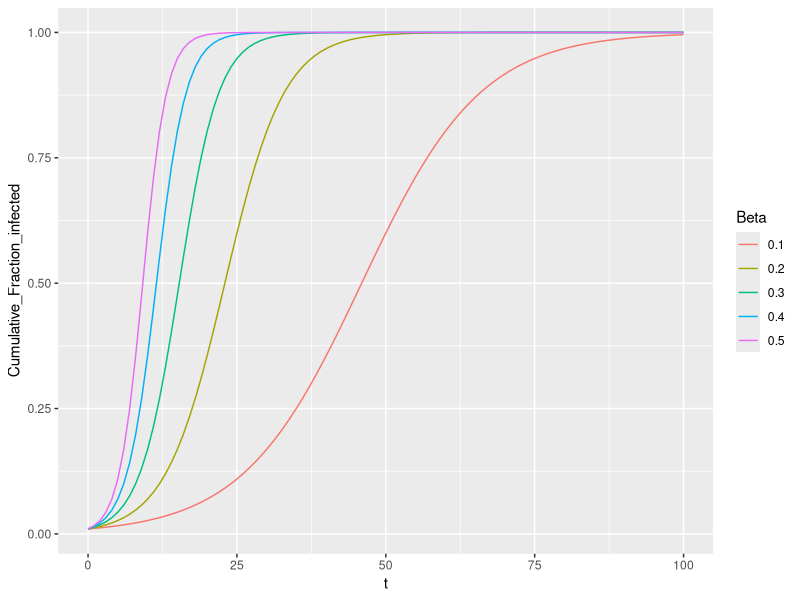

Here is the R script that generated this plot: (Note: this script raises an error after producing the figure.)
library(data.table)
library(tidyverse)
library(deSolve)

epi.curve <- expression(1/(1+ (exp(-beta*t)*(1-a0)/a0)))

# Cumulative_Fraction_infected

epi.curve.plot <- data.table(t=seq(from = 0, to = 100, by = 1))
a0 <- 0.01

for(i in 1:5){
  beta <- i/10
  epi.curve.plot[,paste(i/10) := eval(epi.curve)]
}

epi.curve.plot <- melt(epi.curve.plot,id.vars = c('t'))

names(epi.curve.plot) <- c('t','Beta','Cumulative_Fraction_infected')

ggplot(data = epi.curve.plot, aes(x=t,y=Cumulative_Fraction_infected, color = Beta))+
  geom_line() 


# Incident Fraction Infected

epi.curve.plot <- data.table(t=seq(from = 1, to = 100, by = 1))
a0 <- 0.01

for(i in 1:5){
  beta <- i/10
  a <- eval(epi.curve)
  b <- diff(a)
  epi.curve.plot[,paste(i/10) := b]
}

epi.curve.plot <- melt(epi.curve.plot,id.vars = c('t'))

names(epi.curve.plot) <- c('t','Beta','Incident_Fraction_Infected')

ggplot(data = epi.curve.plot, aes(x=t,y=Incident_Fraction_Infected, color = Beta))+
  geom_line() 



#######################################################

pars <- c("beta"=0.05,"nu"=0.075)
times <- seq(0,10,0.1)
y0 <- c(100,1,0)
sir <- function(t,y,p) {
  yd1 <- -p["beta"] * y[1]*y[2]
  yd2 <- p["beta"] * y[1]* y[2] - p["nu"]*y[2]
  yd3 <- p["nu"]*y[2]
  list(c(yd1,yd2,yd3),c(N=sum(y)))
}

sir.out <- lsoda(y0,times,sir,pars)


plot(sir.out[,1],sir.out[,2],type="l",col="blue",xlab="Time",
     ylab="Compartment Size")
lines(sir.out[,1],sir.out[,3],col="green")
lines(sir.out[,1],sir.out[,4],col="red")
legend(8,90,c("S","I","R"),col=c("blue","green","red"),lty=c(1,1,1))

sirOut <- as.data.table(sir.out)

sirOut %>%
  rename('S' = '1', 'I' = '2', 'R' = '3') %>%
  mutate(Cond_Epi = pars[1]*S*I - pars[2]*I)

pars[1]/pars[2]

#################################################################################

lambda.dyn <- function(t,y,p){
  yd1 <- p["mu"] - (p["mu"]+y[2])*y[1]
  yd2 <- (p["mu"] + p["nu"]) * y[2] * (p["R0"]*y[1] - 1)
  list(c(yd1,yd2))
}
pars <- c("R0"=5,"nu"=1.0,"mu"=0.014)
times <- seq(0,100,.1)
y0 <- c(.999,1e-4)
lambda.out <- lsoda(y0,times,lambda.dyn,pars)
plot(lambda.out[,1],lambda.out[,2],type="l",col="blue",
     xlab="Time",ylab="Fraction Susceptible, x(t)")
abline(h=.2,lty=2,col="red")

lambda.out %>%
  rename('S' = '1', 'I' = '2') 

plot(lambda.out[,3],lambda.out[,2],type="l",col="blue",
     xlab="Force of Infection", ylab="Fraction Susceptible")
